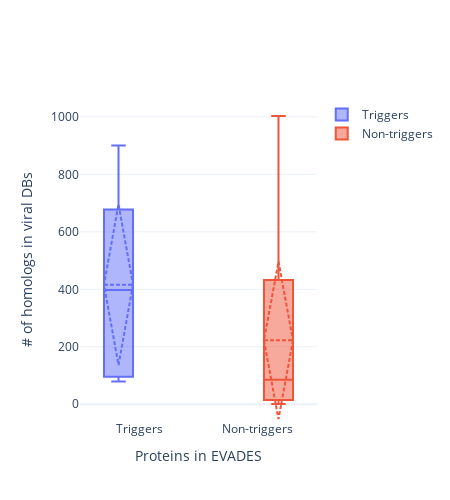

The cell this chart's notebook holds for it:
### Code cell
fig = go.Figure()

fig.add_trace(go.Box(y=triggers_counts, name="Triggers", boxmean='sd'))
fig.add_trace(go.Box(y=nontriggers_counts, name="Non-triggers", boxmean='sd'))

# Customize layout
fig.update_layout(
    title="",
    yaxis_title="# of homologs in viral DBs",
    xaxis_title="Proteins in EVADES",
    boxmode="group",
    template="plotly_white",
    width=450,   # set width in pixels
    height=500 
)

fig.show()
fig.write_image("../../Figures/Figure_3B.svg")

### Figure 1 — Plotly figure (JSON) as saved in the notebook; plotly's stock layout.template omitted (floating-point values rounded to 4 significant figures; data arrays with more than 128 entries replaced by an {"elided": "..."} marker saying what was removed)
{"data": [{"boxmean": "sd", "name": "Triggers", "type": "box", "y": [900, 760, 678, 502, 451, 344, 270, 96, 83, 79]}, {"boxmean": "sd", "name": "Non-triggers", "type": "box", "y": {"elided": "241 int values"}}], "layout": {"boxmode": "group", "height": 500, "title": {"text": ""}, "width": 450, "xaxis": {"autorange": true, "range": [-0.5, 1.5], "title": {"text": "Proteins in EVADES"}, "type": "category"}, "yaxis": {"autorange": true, "range": [-54.67, 1059.0], "title": {"text": "# of homologs in viral DBs"}, "type": "linear"}}}
